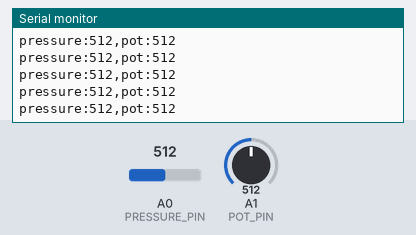
Bench run of a sketch on a simulated Arduino Uno, built with avr-gcc and run on an emulated ATmega328P. Shown: the last lines printed to the serial monitor. Inputs (shaded band) come from the test bench; at power-on: A0 (PRESSURE_PIN) = 512, A1 (POT_PIN) = 512.

Above: at 7.2 s.
7.3 s: A0 (PRESSURE_PIN) set to 9
At 8.1 s:
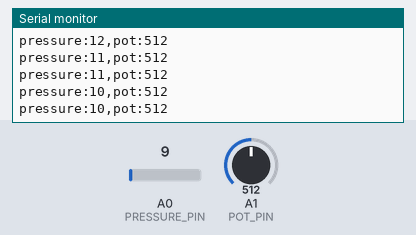
8.8 s: A0 (PRESSURE_PIN) set to 12
At 9.9 s:
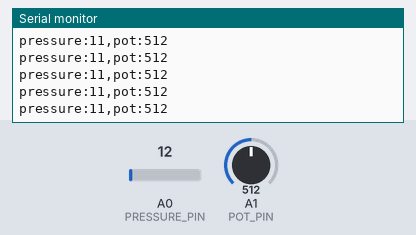
Timing chart, 0 to 11.8 s (numbered marks = the images above; inputs shaded):
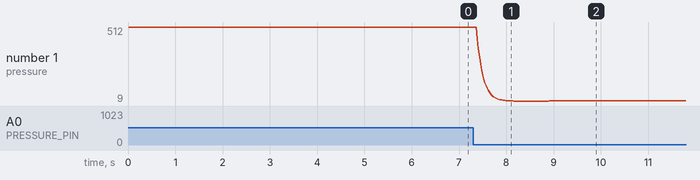

The sketch:

pressure_landscape.ino
```cpp
// Impact Archive — Arduino sensor bridge
// Arduino Uno / Uno R4 Minima
// A0: FSR voltage divider (FSR to 5V, 10K resistor to GND)
// A1: potentiometer wiper (outer legs to 5V and GND)

const uint8_t PRESSURE_PIN = A0;
const uint8_t POT_PIN = A1;

const unsigned long SAMPLE_INTERVAL_MS = 20;
const float FILTER_ALPHA = 0.16f;

float pressureFiltered = 0.0f;
float potFiltered = 0.0f;
unsigned long lastSampleAt = 0;

void setup() {
  pinMode(PRESSURE_PIN, INPUT);
  pinMode(POT_PIN, INPUT);

  Serial.begin(9600);

  // Give the first values a sensible starting point before filtering begins.
  pressureFiltered = analogRead(PRESSURE_PIN);
  potFiltered = analogRead(POT_PIN);
}

void loop() {
  const unsigned long now = millis();
  if (now - lastSampleAt < SAMPLE_INTERVAL_MS) {
    return;
  }
  lastSampleAt = now;

  const int pressureRaw = analogRead(PRESSURE_PIN);
  const int potRaw = analogRead(POT_PIN);

  pressureFiltered += FILTER_ALPHA * (pressureRaw - pressureFiltered);
  potFiltered += FILTER_ALPHA * (potRaw - potFiltered);

  // Labeled values make the serial stream easy to debug and parse in p5.js.
  Serial.print("pressure:");
  Serial.print((int)pressureFiltered);
  Serial.print(",pot:");
  Serial.println((int)potFiltered);
}
```

Measured:
- after the input at 7.3 s, the serial monitor: prints a new line after 0.09 s (image 1)
- plotted number 1: 512 → 9 after the input at 7.3 s
